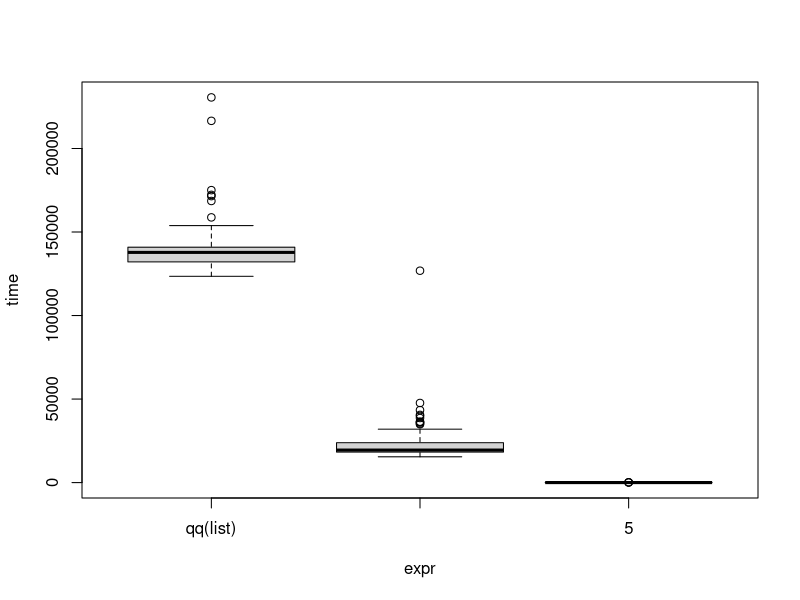

Reproduce this figure in R. (Note: this script raises an error after producing the figure.)
#for rapply
x<- list(1,2,3,4)
rapply(x, function(x){x^2}, class=c("numeric"))
#doing sublisting
x <- list(1,2,list(3,4,5),6,list(7,list(8,9)))
rapply(x, function(x){x^2}, class=c("numeric"))
#rapply function to print squares
rapply(x, function(x){x^2}, class=c("numeric"))
#introducing new parameter "how"
rapply(x, function(x){x^2}, class=c("numeric"),how = "list")
#if there is another data type in the list, it will show NULL
x <- list(1,3,"e")
rapply(x, function(x){x^2}, class=c("numeric"),how = "list")
#it was showing null. For that introduce new parameter "deflt"
rapply(x, function(x){x^2}, class=c("numeric"),how = "list", deflt = "e")

#Function can take more arguments too
rapply(x, function(r,x){x^r}, class=c("numeric"),how = "list", deflt = "e", r=4)

#Equivalent for loop 
qq <- function(list){
list1 <- list(2,3)
list2 <- list(4,6)
list3 <- list(8,7)
list4 <- list(9,10)
list <- list(list1,list2,list3,list4)
for(i in list){
for(x in i){
www <- x^2
print(www)
}
}
}
qq(list)

#comparing the for loop with rapply through the function benchmark
microbenchmark::microbenchmark(qq(list),rapply(x, function(x){x^2}, class=c("numeric")),5)

kk<- microbenchmark::microbenchmark(qq(list),rapply(x, function(x){x^2}, class=c("numeric")),5)

#plot graph
plot(kk)
autoplot(kk)
